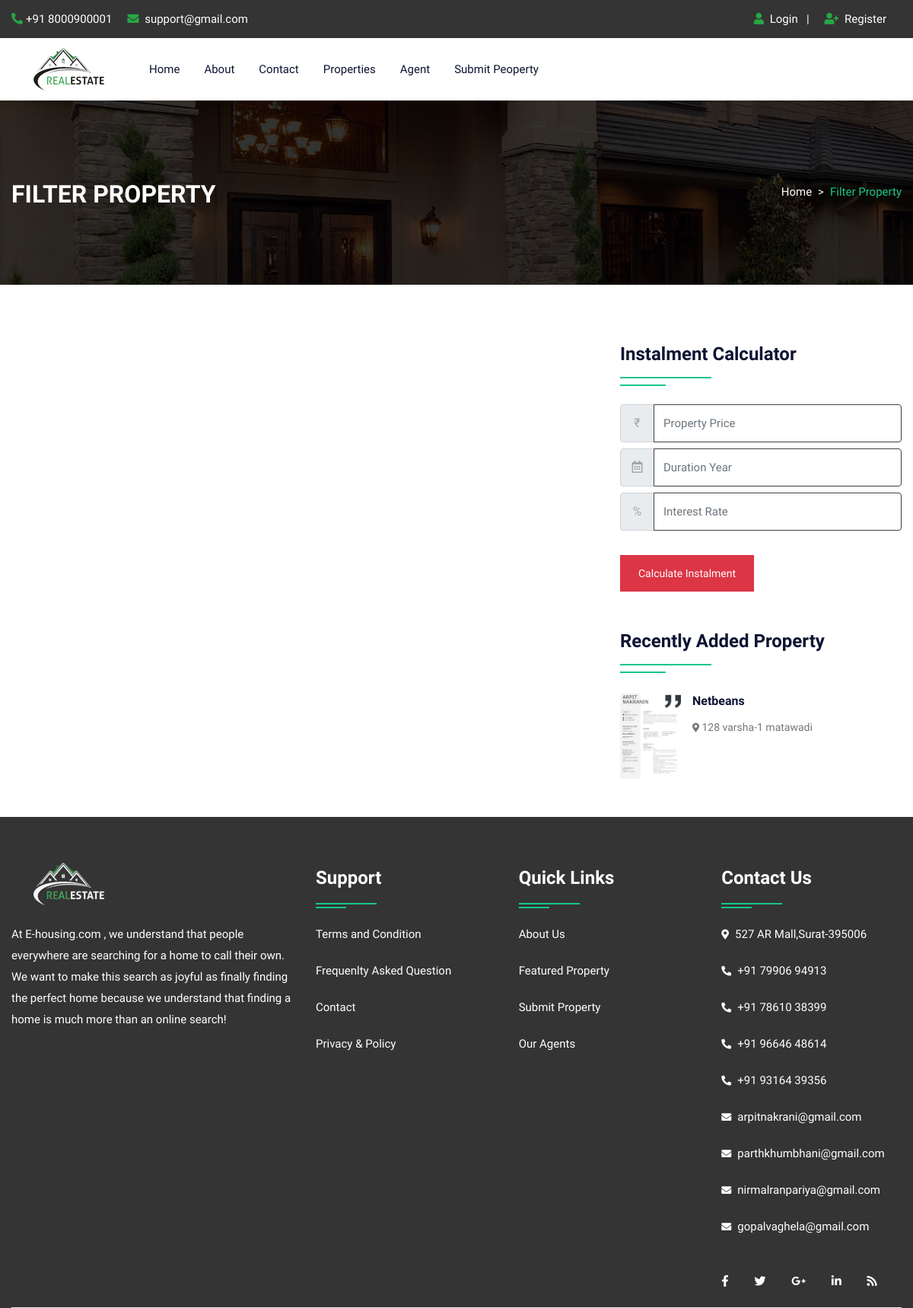
The page /propertygrid.php on the database its author committed.
### tables this page shows
CREATE TABLE `property` (
  `pid` int(50) NOT NULL,
  `title` varchar(200) NOT NULL,
  `pcontent` longtext NOT NULL,
  `type` varchar(100) NOT NULL,
  `bhk` varchar(50) NOT NULL,
  `stype` varchar(100) NOT NULL,
  `bedroom` int(50) NOT NULL,
  `bathroom` int(50) NOT NULL,
  `balcony` int(50) NOT NULL,
  `kitchen` int(50) NOT NULL,
  `hall` int(50) NOT NULL,
  `floor` varchar(50) NOT NULL,
  `size` int(50) NOT NULL,
  `price` int(50) NOT NULL,
  `location` varchar(200) NOT NULL,
  `city` varchar(100) NOT NULL,
  `state` varchar(100) NOT NULL,
  `feature` longtext NOT NULL,
  `pimage` varchar(300) NOT NULL,
  `pimage1` varchar(300) NOT NULL,
  `pimage2` varchar(300) NOT NULL,
  `pimage3` varchar(300) NOT NULL,
  `pimage4` varchar(300) NOT NULL,
  `uid` int(50) NOT NULL,
  `status` varchar(50) NOT NULL,
  `mapimage` varchar(300) NOT NULL,
  `topmapimage` varchar(300) NOT NULL,
  `groundmapimage` varchar(300) NOT NULL,
  `totalfloor` varchar(50) NOT NULL,
  `date` datetime NOT NULL DEFAULT current_timestamp(),
  `isFeatured` int(11) DEFAULT NULL
);

### propertygrid.php (the view, shortened to what this page needs)
<!DOCTYPE html>
<html lang="en">
<head>
<link rel="stylesheet" type="text/css" href="css/bootstrap.min.css">
<link rel="stylesheet" type="text/css" href="css/bootstrap-slider.css">
<link rel="stylesheet" type="text/css" href="css/jquery-ui.css">
<link rel="stylesheet" type="text/css" href="css/layerslider.css">
<link rel="stylesheet" type="text/css" href="css/color.css" id="color-change">
<link rel="stylesheet" type="text/css" href="css/owl.carousel.min.css">
<link rel="stylesheet" type="text/css" href="css/font-awesome.min.css">
<link rel="stylesheet" type="text/css" href="fonts/flaticon/flaticon.css">
<link rel="stylesheet" type="text/css" href="css/style.css">
</head>
<body>
<div id="page-wrapper">
    <div class="row">
		<?php include("include/header.php");?>
        <div class="banner-full-row page-banner" style="background-image:url('images/breadcromb.jpg');">
            <div class="container">
                <div class="row">
                    <div class="col-md-6">
                        <h2 class="page-name float-left text-white text-uppercase mt-1 mb-0"><b>Filter Property</b></h2>
                    </div>
                    <div class="col-md-6">
                        <nav aria-label="breadcrumb" class="float-left float-md-right">
                            <ol class="breadcrumb bg-transparent m-0 p-0">
                                <li class="breadcrumb-item text-white"><a href="#">Home</a></li>
                                <li class="breadcrumb-item active">Filter Property</li>
                            </ol>
                        </nav>
                    </div>
                </div>
            </div>
        </div>
        <div class="full-row">
            <div class="container">
                <div class="row">
					<div class="col-lg-8">
                    </div>
                    <div class="col-lg-4">
                        <div class="sidebar-widget">
                            <h4 class="double-down-line-left text-secondary position-relative pb-4 my-4">Instalment Calculator</h4>
						<form class="d-inline-block w-100" action="calc.php" method="post">
                            <div class="input-group mb-2 mr-sm-2">
                                <div class="input-group-prepend">
                                    <div class="input-group-text">₹</div>
                                </div>
                                <input type="text" class="form-control" name="amount" placeholder="Property Price">
                            </div>
                            <div class="input-group mb-2 mr-sm-2">
                                <div class="input-group-prepend">
                                    <div class="input-group-text"><i class="far fa-calendar-alt"></i></div>
                                </div>
                                <input type="text" class="form-control" name="month" placeholder="Duration Year">
                            </div>
                            <div class="input-group mb-2 mr-sm-2">
                                <div class="input-group-prepend">
                                    <div class="input-group-text">%</div>
                                </div>
                                <input type="text" class="form-control" name="interest" placeholder="Interest Rate">
                            </div>
                            <button type="submit" value="submit" name="calc" class="btn btn-danger mt-4">Calculate Instalment</button>
                        </form>
                        </div>
                        <div class="sidebar-widget mt-5">
                            <h4 class="double-down-line-left text-secondary position-relative pb-4 mb-4">Recently Added Property</h4>
                            <ul class="property_list_widget">
								<?php
								$query=mysqli_query($con,"SELECT * FROM `property` ORDER BY date DESC LIMIT 6");
										while($row=mysqli_fetch_array($query))
										{
								?>
                                <li> <img src="admin/property/<?php echo $row['18'];?>" alt="pimage">
                                    <h6 class="text-secondary hover-text-success text-capitalize"><a href="propertydetail.php?pid=<?php echo $row['0'];?>"><?php echo $row['1'];?></a></h6>
                                    <span class="font-14"><i class="fas fa-map-marker-alt icon-success icon-small"></i> <?php echo $row['14'];?></span>
                                </li>
                                <?php } ?>
                            </ul>
                        </div>
                    </div>
                </div>
            </div>
        </div>
		<?php include("include/footer.php");?>
    </div>
</div>
</body>
</html>

### css/color.css (style rules this page uses)
:root { --theme-ordinary-color: #74777b; }
:root { --theme-primary-color: #17c788; }
:root { --theme-secondary-color: #0d1432; }
:root { --theme-white-color: #fff; }
:root { --theme-light-color: #f8f8f8; }
:root { --theme-gray-color: #f5f5f5; }
:root { --theme-footer-color: #091b4b; }
:root { --theme-dark-color: #091b4b; }
:root { --text-light-color: #a3a7af; }
:root { --theme-primary-opacity-color: rgba(11, 191, 141, .8); }
:root { --theme-secondary-opacity-color: rgba(13,20,50,0.7); }
:root { --theme-white-opacity-color: rgba(255, 255, 255, 0.3); }
:root { --theme-dark-opacity-color: rgba(0, 0, 0, 0.5); }
:root { --theme-ordinary-font: 'Muli', sans-serif; }
:root { --theme-highlight-font: 'Comfortaa', cursive; }

### rows shown on the page
property: pimage (picture), title "Netbeans", location "128 varsha-1 matawadi"
